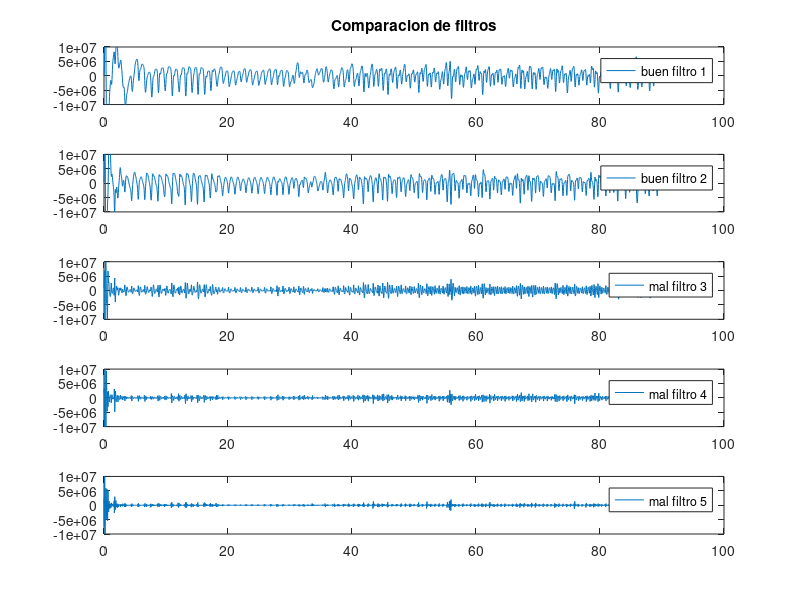
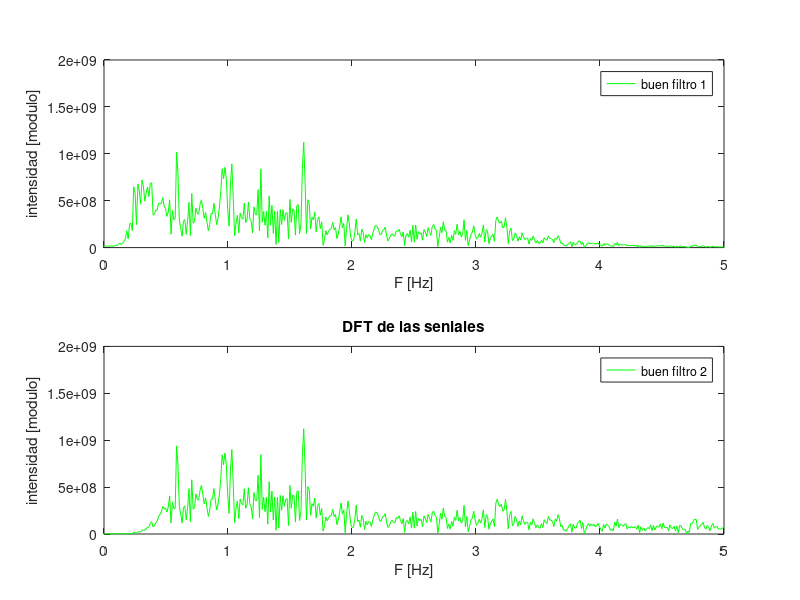

The MATLAB source for these figures, in order:
clear all;

addpath('/usr/share/octave/packages/signal-1.3.2'); %incluye el specgram

load intensidad_RGB.mat; % brillo, 1 es R, 2 es G, 3 es B.

video_length = length(brillo);

frec_video = 29.37; %frecuencia muestreo video
t_video = 1/(frec_video); %tiempo muestreo video

ejeXvideo = 0 : t_video : ((video_length-1)*t_video);

[b, a] = butter( 5, [(0.5/frec_video) , (7/frec_video)]);

filtrado1 = filter(b, a, brillo(:,2));

[b, a] = butter( 5, [(1/frec_video) , (10/frec_video)]);

filtrado2 = filter(b, a, brillo(:,2));

[b, a] = butter( 5, [(4/frec_video) , (15/frec_video)]);

filtrado3 = filter(b, a, brillo(:,2));

[b, a] = butter( 5, [(7/frec_video) , (20/frec_video)]);

filtrado4 = filter(b, a, brillo(:,2));

[b, a] = butter( 5, [(11/frec_video) , (25/frec_video)]);

filtrado5 = filter(b, a, brillo(:,2));


figure;
subplot(5,1,1);
plot(ejeXvideo, filtrado1);
title('Comparacion de filtros');
legend('buen filtro 1');
ylim([-1e+07 1e+07]);
subplot(5,1,2);
plot(ejeXvideo, filtrado2);
legend('buen filtro 2');
ylim([-1e+07 1e+07]);
subplot(5,1,3);
plot(ejeXvideo, filtrado3);
legend('mal filtro 3');
ylim([-1e+07 1e+07]);
subplot(5,1,4);
plot(ejeXvideo, filtrado4);
legend('mal filtro 4');
ylim([-1e+07 1e+07]);
subplot(5,1,5);
plot(ejeXvideo, filtrado5);
legend('mal filtro 5');
ylim([-1e+07 1e+07]);
print -djpg imagenes/punto_5_filtro_cardiometro.jpg; %Octave
grid minor;

DFT_senial_filtrada1 = fftshift(abs(fft(filtrado1)));
DFT_senial_filtrada2 = fftshift(abs(fft(filtrado2)));

f = linspace(-frec_video/2, frec_video/2, video_length);

figure;

subplot(2,1,1);
plot( f, DFT_senial_filtrada1, 'g');
ylim([0 2e+09]);
xlim([0 5]);
legend('buen filtro 1');
xlabel('F [Hz]');
ylabel('intensidad [modulo]');

subplot(2,1,2);
plot( f, DFT_senial_filtrada2, 'g');
ylim([0 2e+09]);
xlim([0 5]);
legend('buen filtro 2');
xlabel('F [Hz]');
ylabel('intensidad [modulo]');
title('DFT de las seniales');
print -djpg imagenes/punto_5_fft_filtrado_cardiometro.jpg; %Octave
grid minor;
 
